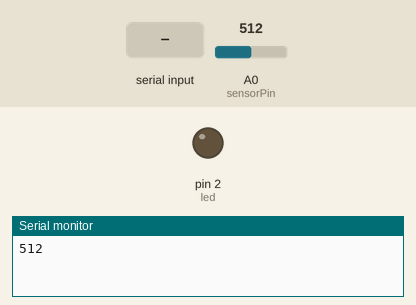
This sketch was run on a simulated Arduino Uno, built with avr-gcc and run on an emulated ATmega328P. On the bench: output pins drawn as LEDs (lit = HIGH), the last lines printed to the serial monitor. The inputs (shaded band) are chosen by the test bench; at power-on: A0 (sensorPin) = 512.

Above: at 6.2 s.
6.3 s: "1" received over the second serial link
At 8.8 s:
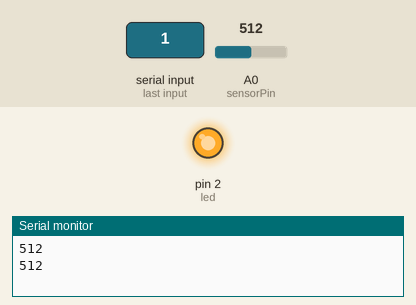
10.0 s: A0 (sensorPin) set to 69
13.7 s: A0 (sensorPin) set to 58
At 14.6 s:
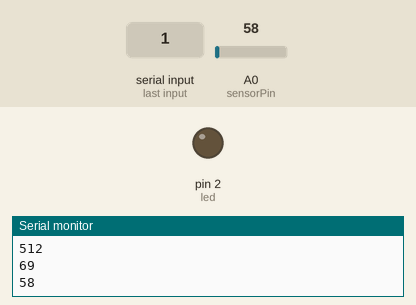
17.4 s: A0 (sensorPin) set to 75
At 20.4 s:
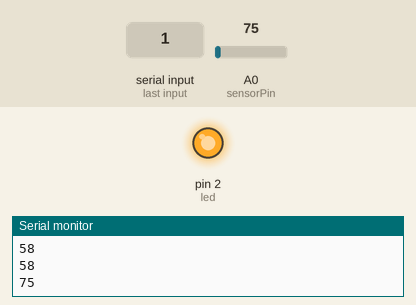
Timing chart, 0 to 21.9 s (numbered marks = the images above; inputs shaded):
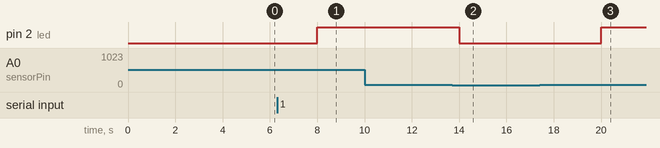

Measured:
- the behaviour switches between 66 and 65 on A0 (sensorPin) (found by bisection; images 1 and 2)
- after the input at 6.3 s, pin 2 (led): LOW → HIGH after 1.7 s
- after the input at 13.7 s, pin 2 (led): HIGH → LOW after 0.30 s
- after the input at 17.4 s, pin 2 (led): LOW → HIGH after 2.6 s

The sketch:

onitoring_Device_APIarduino_codeAnalogInputNewAnalogInputNew.ino
```cpp
#include <SoftwareSerial.h>
#define sensorPin A0
SoftwareSerial s(5,6);
const int led = 2;
int sensorValue;
int sensorValuePrev;
int difference;

void setup() {
 s.begin(115200);
 Serial.begin(115200);
 pinMode(led,OUTPUT);
 sensorValue = 0;
 sensorValuePrev = 0;
 difference = 0;
 delay(5000);
}

void loop() {
  // read the value from the sensor:
  sensorValue = analogRead(sensorPin);
  difference = sensorValue-sensorValuePrev;
  Serial.println(sensorValue);

  if(s.available()>0 && abs(difference)>2){

      sensorValuePrev = sensorValue;
      s.write(sensorValue);
      if(sensorValue>65){
          digitalWrite(2, HIGH);
      }
      else{
         digitalWrite(2, LOW);
      }
  }


  delay(3000);
}
```
